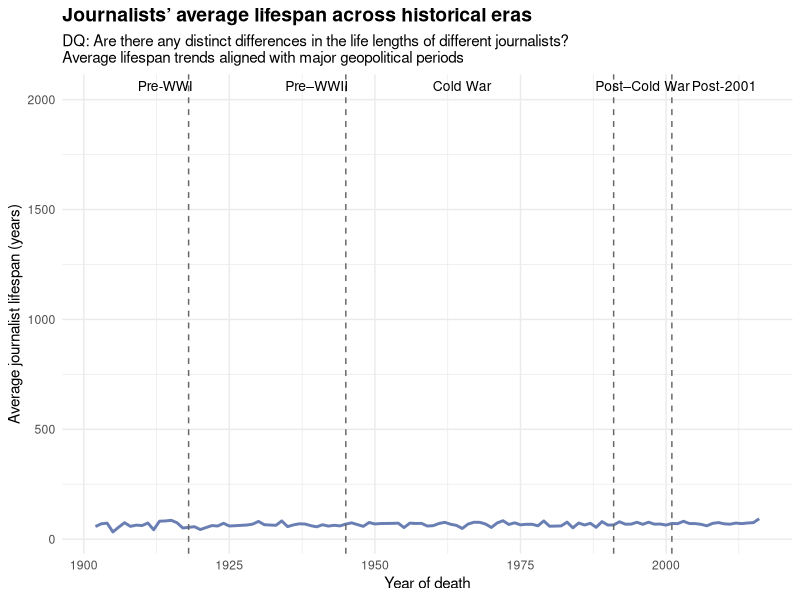
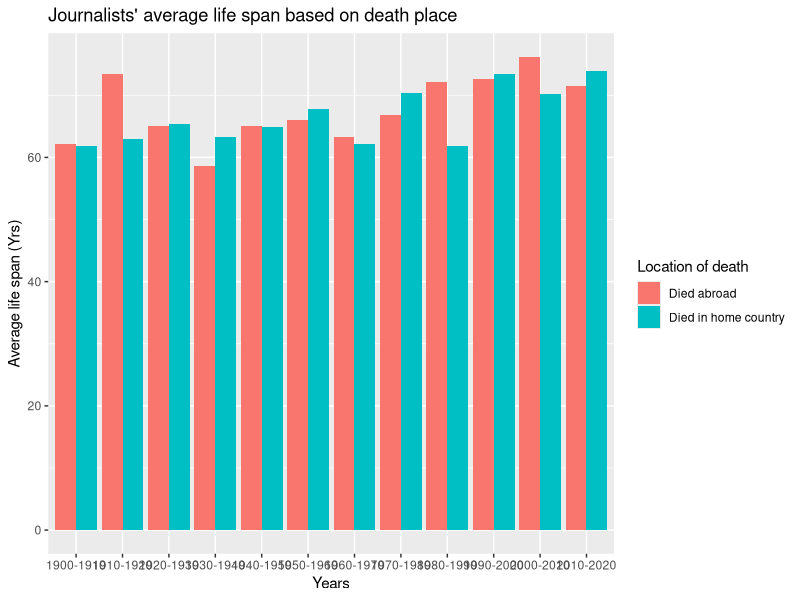

R code for these plots, in order:

# Calculate the journalist life length
library(tidyverse)
library(dplyr)

journalists <- read_csv('journalists.csv') |>
  mutate(
    birth_year = `ontology/birthYear`, 
    death_year = `ontology/deathYear`, 
    birth_place = `ontology/birthPlace_label`, 
    death_place = `ontology/deathPlace_label`
  ) |>
  select( 
    birth_year, 
    death_year, 
    birth_place, 
    death_place
  )
# |>
#   mutate(
#     birth_year = as.numeric(birth_year), 
#     death_year = as.numeric(death_year), 
#   ) |>  
#   mutate(
#     bd_coincide = (birth_place == death_place),
#     life_length = death_year - birth_year
#   )


all_journalists <- journalists |>
  na.omit()|>
  left_join(read_csv("all_country_mapping.csv"), by ='death_place')|>
  select( 
    birth_country, 
    death_country, 
    death_year, 
    birth_year
  ) |>
  mutate(
    birth_year = as.numeric(birth_year), 
    death_year = as.numeric(death_year), 
  ) |>  
  mutate(
    bd_coincide = (birth_country == death_country),
    life_length = death_year - birth_year
  ) |>
  filter(death_year >= 1900)

# journalists_country <- read_csv('journalists.csv') |>
#   select('ontology/deathPlace_label', "ontology/deathYear", 'ontology/birthPlace_label', "ontology/birthYear")|>
#   na.omit()

# write.csv(journalists_country, file = "Journalists_country.csv", row.names = FALSE)

# life_length_plot <- read_csv('journalists.csv') |>
#   select("title", "ontology/occupation_label", "ontology/birthYear", "ontology/deathYear")|>
#   na.omit()|>
#   rename(ontology_birthYear' = 'ontology/birthYear', 'ontology_deathYear = `ontology/deathYear` )|>
#   mutate(ontology_birthYear = as.numeric(ontology_birthYear), ontology_deathYear = as.numeric(ontology_deathYear))|>
#   mutate(life_length = ontology_deathYear - ontology_birthYear)|>
#   filter(life_length > 0)|>
#   ggplot()+
#   aes(x = life_length)+
#   labs(x = "Life lengths (Yrs)", y = 'Number of journalists', title = 'Differences in life lengths among journalists', subtitle = 'DQ: Are there any distinct differences in the life lengths of different journalists?' )+
#   theme(plot.title = element_text(face = "bold", size = 14))+
#   geom_bar(position = 'dodge', fill = "#697fb3ff")

# ggsave('life_length.png', plot = life_length_plot, width = 10, height = 5)

#avr life span of journalist per year
avr_life_span <- read_csv('journalists.csv') |>
  select("title", "ontology/occupation_label", "ontology/birthYear", "ontology/deathYear")|>
  na.omit()|>
  rename(ontology_birthYear = `ontology/birthYear`, ontology_deathYear = `ontology/deathYear` )|>
  mutate(ontology_birthYear = as.numeric(ontology_birthYear), ontology_deathYear = as.numeric(ontology_deathYear))|>
  mutate(life_length = ontology_deathYear - ontology_birthYear)|>
  group_by(ontology_deathYear)|>
  filter(life_length > 0 & ontology_deathYear > 1900)|>
  summarise(avr_life_span = mean(life_length))

avr_life_span_plot <- avr_life_span |>
  ggplot() +
  aes(x = ontology_deathYear, y = avr_life_span) +
  geom_line(color = "#697fb3ff", linewidth = 1) +
  geom_vline(
    xintercept = c(1918, 1945, 1991, 2001),
    linetype = "dashed",
    color = "grey40"
  ) +
  annotate(
    "text",
    x = c(1914, 1940, 1965, 1996, 2010),
    y = max(avr_life_span, na.rm = TRUE),
    label = c("Pre-WWI", "Pre–WWII", "Cold War", "Post–Cold War", "Post-2001"),
    vjust = -0.5,
    size = 3.5
  ) +
  labs(
    x = "Year of death",
    y = "Average journalist lifespan (years)",
    title = "Journalists’ average lifespan across historical eras",
    subtitle = "DQ: Are there any distinct differences in the life lengths of different journalists?\nAverage lifespan trends aligned with major geopolitical periods"
  ) +
  theme_minimal() +
  theme(
    plot.title = element_text(face = "bold", size = 14)
  )

ggsave('his_eras_avr_life_span.png', plot = avr_life_span_plot, width = 10, height = 5)

year_cat <- function(death_year) {
  if (death_year <= 1910){
    return("1900-1910")
  } else if (death_year <= 1920) {
    return("1910-1920")
  } else if (death_year <= 1930) {
    return("1920-1930")
  } else if (death_year <= 1940) {
    return("1930-1940")
  } else if (death_year <= 1950) {
    return("1940-1950")
  } else if (death_year <= 1960) {
    return("1950-1960")
  } else if (death_year <= 1970) {
    return("1960-1970")
  } else if (death_year <= 1980) {
    return("1970-1980")
  } else if (death_year <= 1990) {
    return("1980-1990")
  } else if (death_year <= 2000) {
    return("1990-2000")
  } else if (death_year <= 2010) {
    return("2000-2010")
  } else if (death_year <= 2020) {
    return("2010-2020")
  } else {
    return("no info")
  }
}

year_grouped <- all_journalists |>
  mutate(year = sapply(death_year, year_cat))

#Avr life span of journalist dying abroad annd dying in home country throughout the years
bar_plot <- year_grouped |>
  select('bd_coincide', 'life_length', 'year') |> 
  na.omit() |>
  group_by(bd_coincide, year) |>
  summarise(avr_life_span = mean(life_length), total = n()) |>
  ggplot()+
  aes(x= year, y = avr_life_span, fill = bd_coincide)+
  labs(
    x = "Years",
    y = "Average life span (Yrs)", 
    title = "Journalists' average life span based on death place"
  )+
  labs(fill = "Location of death")+
  scale_fill_discrete(labels = c("Died abroad", "Died in home country"))+
  geom_col(position = position_dodge(preserve = "single"))

ggsave('life_span_vs_location_death.png', plot = bar_plot)

# active_years <- read_csv('journalists.csv') |>
#   select("title", "ontology/deathYear", 'ontology/activeYears', 'ontology/activeYearsEndDate', 'ontology/activeYearsStartDate', 'ontology/activeYearsEndYear', 'ontology/activeYearsStartYear') |>
#   rename(deathYear = "ontology/deathYear", endYear = `ontology/activeYearsEndYear`)

# death_on_duty_data <- active_years |>
#     mutate(
#     died_on_duty = as.integer(endYear == deathYear),
#   lived = as.integer(endYear != deathYear)) |>
#   pivot_longer(
#     cols = c(died_on_duty, lived),
#     names_to = "death_on_duty",
#     values_to = "on_duty_or_not"
#   ) |>
#   group_by(death_on_duty) |>
#   summarise(total = sum(on_duty_or_not, na.rm=TRUE))


# ggplot(death_on_duty_data) +
#   aes(x = death_on_duty, y = total / sum(total)) +
#   scale_y_continuous(labels = scales::label_percent()) +
#     labs (
#     title = 'Journalists deceased on duty',
#     subtitle = 'DQ: How often do journalists die while still being officially employed?',
#     y = 'Number of journalists', # whose birth and death locations differ/coincide
#     x = ''
#   ) +
#   scale_x_discrete(labels = c('Died on duty', 'Died after retirement')) +
#   theme_minimal() +
#   theme(plot.title = element_text(face = 'bold', size = 14), axis.text.x = element_text(size = 9), axis.text.y = element_text(size = 9), axis.title = element_text(size = 14))+
#   geom_col(position = 'dodge', fill = "#697fb3ff") 

# ggsave('died_on_duty.png')
